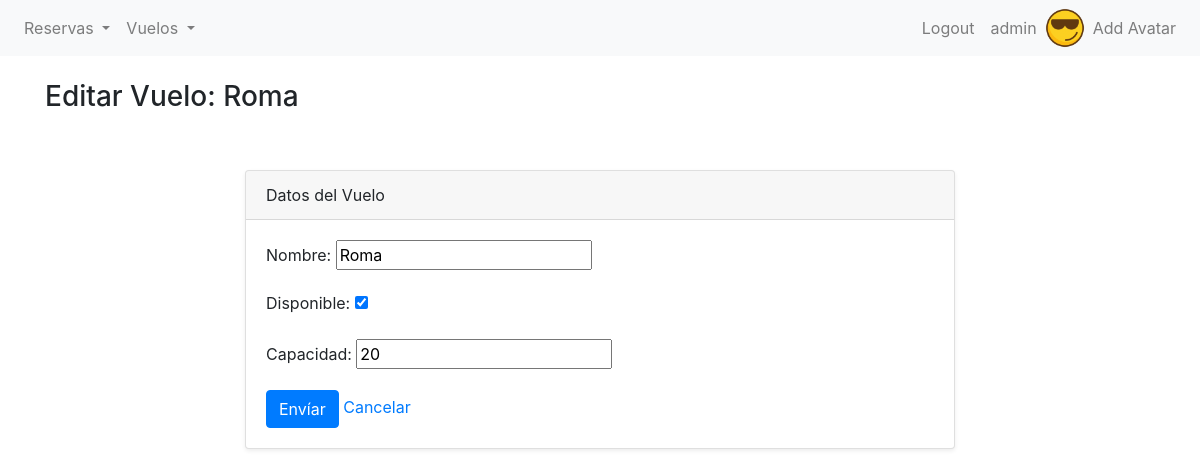
Page /gear/vuelo/2/update/ (signed in) on the committed database.
### gear/models.py (models this page shows, shortened)
class Avatar(models.Model):
    user = models.OneToOneField(User, on_delete=models.CASCADE, related_name='avatar')
    image = models.ImageField(upload_to='avatars/')

class Vuelo(models.Model):
    class Tipo(models.TextChoices):
        DESTINO = 'DES' , 'Destino'
        AEROPUERTO = 'AE', 'Aeropuerto'
        SALA_DE_EMBARQUE = 'EMB', 'Sala de Embarque'
        ESCALA = 'ESC', 'Escala'
    nombre = models.CharField(max_length=40)
    capacidad = models.IntegerField()
    disponible = models.BooleanField(default=True)  # Puedes definir un valor predeterminado si lo deseas
    tipo = models.CharField(
        max_length=3,
        choices=Tipo.choices,
        default=Tipo.DESTINO,
    )

### gear/views.py (the view)
# urls.py: path("vuelo/<int:pk>/update/", VueloUpdateView.as_view(), name="vuelo-update"),
class VueloUpdateView(LoginRequiredMixin, UpdateView):
    model = Vuelo
    template_name = "gear/vbc/vuelo_form.html"
    fields = ["nombre", "disponible", "capacidad"]
    context_object_name = "vuelo"
    success_url = reverse_lazy("vuelo-list")

### gear/templates/gear/vbc/vuelo_form.html (shortened to what this page needs)
{% extends 'gear/base.html' %}
{% block content %}
<h3>{% if object %}Editar Vuelo: {{ object.nombre }}{% else %}Nuevo Vuelo{% endif %}</h3>
    <section class="py-5">
        <div class="container">
            <div class="row">
                <div class="col-lg-8 mx-auto">
                    <div class="card shadow-sm">
                        <div class="card-header">
                            Datos del Vuelo
                        </div>
                        <div class="card-body">
                            <form method="post">
                                {{ form.as_p }}
                                <button type="submit" class="btn btn-primary">Envíar</button>
                                <a href="{% url 'vuelo-list' %}">Cancelar</a>
                            </form>
                        </div>
                    </div>
                </div>
            </div>
        </div>
    </section>
{% endblock %}

### gear/templates/gear/base.html (shortened to what this page needs)
{% load static %}
<!DOCTYPE html>
<html lang="en">
<head>
    <link rel="stylesheet" href="https://stackpath.bootstrapcdn.com/bootstrap/4.5.2/css/bootstrap.min.css">
</head>
<body>
    <nav class="navbar navbar-expand-lg navbar-light bg-light">
        <div class="collapse navbar-collapse" id="navbarNav">
            {% if user.is_authenticated %}
            <ul class="navbar-nav">
                <li class="nav-item dropdown">
                    <a class="nav-link dropdown-toggle" href="#" id="navbarDropdownMenuLinkReserva" role="button" data-toggle="dropdown" aria-haspopup="true" aria-expanded="false">
                        Reservas
                    </a>
                </li>
                <li class="nav-item dropdown">
                    <a class="nav-link dropdown-toggle" href="#" id="navbarDropdownMenuLinkVuelo" role="button" data-toggle="dropdown" aria-haspopup="true" aria-expanded="false">
                        Vuelos
                    </a>
                </li>
            </ul>
            {% endif %}
            <ul class="navbar-nav ml-auto">
                {% if user.is_authenticated %}
                    <li class="nav-item">
                        <a class="nav-link" href="{% url 'logout' %}">Logout</a>
                    </li>
                    <li class="nav-item">
                        <a class="nav-link" href="{% url 'editar-perfil' %}">{{ user }}</a>
                    </li>
                    <li class="nav-item">
                        {% if user.avatar.image %}
                        <img src="{{ user.avatar.image.url }}" alt="Avatar" style="height: 40px; width: 40px; border-radius: 50%;">
                        {% endif %}
                        <li class="nav-item">
                            <a href="{% url 'avatar_add' %}" class="nav-link">Add Avatar</a>
                        </li>
                    </li>
                {% endif %}
            </ul>
        </div>
    </nav>
    <div class="container mt-4">
        {% block content %}{% endblock content %}
    </div>
</body>
</html>

### rows in the picture
Vuelo: nombre "Roma", disponible "☑", capacidad "20"

### other values in the picture
{{ user }} "admin"
